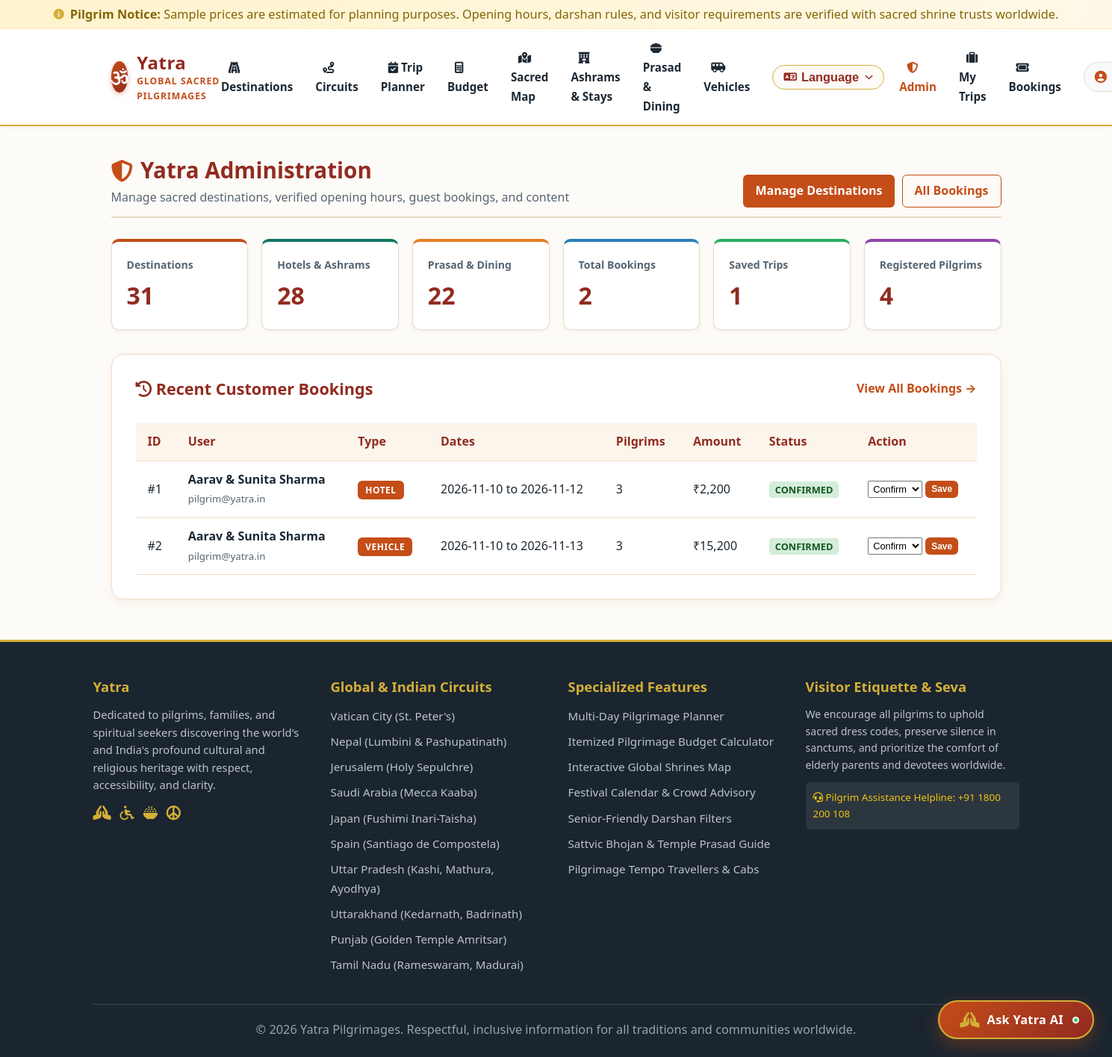
Page /admin/ (signed in) on the committed database.
### tables this page shows
CREATE TABLE bookings (
    id INTEGER PRIMARY KEY AUTOINCREMENT,
    user_id INTEGER NOT NULL,
    booking_type TEXT NOT NULL CHECK(booking_type IN ('hotel', 'vehicle', 'puja_darshan_assistance')),
    reference_id INTEGER NOT NULL,
    booking_date TIMESTAMP DEFAULT CURRENT_TIMESTAMP,
    start_date TEXT NOT NULL,
    end_date TEXT NOT NULL,
    guests_count INTEGER DEFAULT 1,
    total_amount REAL NOT NULL, -- Sample estimated price
    status TEXT DEFAULT 'confirmed' CHECK(status IN ('confirmed', 'pending', 'cancelled')),
    special_requests TEXT,
    created_at TIMESTAMP DEFAULT CURRENT_TIMESTAMP,
    FOREIGN KEY (user_id) REFERENCES users (id) ON DELETE CASCADE
);

CREATE TABLE users (
    id INTEGER PRIMARY KEY AUTOINCREMENT,
    username TEXT UNIQUE NOT NULL,
    email TEXT UNIQUE NOT NULL,
    password_hash TEXT NOT NULL,
    full_name TEXT NOT NULL,
    phone TEXT,
    role TEXT DEFAULT 'user' CHECK(role IN ('user', 'admin')),
    created_at TIMESTAMP DEFAULT CURRENT_TIMESTAMP
);

### routes/admin.py (the view)
@admin_bp.route('/')
@admin_required
def dashboard():
    db = get_db()
    total_destinations = db.execute("SELECT COUNT(*) FROM destinations").fetchone()[0]
    total_hotels = db.execute("SELECT COUNT(*) FROM hotels").fetchone()[0]
    total_restaurants = db.execute("SELECT COUNT(*) FROM restaurants").fetchone()[0]
    total_bookings = db.execute("SELECT COUNT(*) FROM bookings").fetchone()[0]
    total_users = db.execute("SELECT COUNT(*) FROM users").fetchone()[0]
    total_trips = db.execute("SELECT COUNT(*) FROM trips").fetchone()[0]
    recent_bookings = db.execute(
        """
        SELECT b.*, u.full_name as user_name, u.email as user_email
        FROM bookings b
        JOIN users u ON b.user_id = u.id
        ORDER BY b.created_at DESC
        LIMIT 8
        """
    ).fetchall()
    return render_template(
        'admin/dashboard.html',
        stats={
            'destinations': total_destinations,
            'hotels': total_hotels,
            'restaurants': total_restaurants,
            'bookings': total_bookings,
            'users': total_users,
            'trips': total_trips
        },
        recent_bookings=[dict(r) for r in recent_bookings]
    )

### db.py (called while the page is built)
def get_db():
    if 'db' not in g:
        db_path = current_app.config.get('DATABASE_PATH', Config.DATABASE_PATH)
        g.db = sqlite3.connect(db_path)
        g.db.row_factory = sqlite3.Row
        g.db.execute("PRAGMA foreign_keys = ON;")
    return g.db

### routes/auth.py (called while the page is built)
def admin_required(view):
    @wraps(view)
    def wrapped_view(**kwargs):
        if 'user_id' not in session or session.get('role') != 'admin':
            flash("Access restricted to administrators.", "warning")
            return redirect(url_for('destinations.index'))
        return view(**kwargs)
    return wrapped_view

### templates/admin/dashboard.html (shortened to what this page needs)
{% extends 'base.html' %}
{% block content %}
<div class="section-header">
    <div>
        <h2><i class="fa-solid fa-shield-halved" style="color: var(--primary-color);"></i> Yatra Administration</h2>
        <p>Manage sacred destinations, verified opening hours, guest bookings, and content</p>
    </div>
    <div style="display: flex; gap: 10px;">
        <a href="{{ url_for('admin.manage_destinations') }}" class="btn-primary">Manage Destinations</a>
        <a href="{{ url_for('admin.manage_bookings') }}" class="btn-outline">All Bookings</a>
    </div>
</div>
<div style="display: grid; grid-template-columns: repeat(auto-fit, minmax(180px, 1fr)); gap: 18px; margin-bottom: 32px;">
    <div style="background: #ffffff; border: 1px solid var(--border-color); border-radius: var(--radius-md); padding: 20px; box-shadow: var(--shadow-sm); border-top: 4px solid var(--primary-color);">
        <div style="font-size: 0.88rem; color: var(--text-muted); font-weight: 600;">Destinations</div>
        <div style="font-size: 2rem; font-weight: 800; color: var(--secondary-color); margin-top: 4px;">{{ stats.destinations }}</div>
    </div>
    <div style="background: #ffffff; border: 1px solid var(--border-color); border-radius: var(--radius-md); padding: 20px; box-shadow: var(--shadow-sm); border-top: 4px solid var(--accent-teal);">
        <div style="font-size: 0.88rem; color: var(--text-muted); font-weight: 600;">Hotels & Ashrams</div>
        <div style="font-size: 2rem; font-weight: 800; color: var(--secondary-color); margin-top: 4px;">{{ stats.hotels }}</div>
    </div>
    <div style="background: #ffffff; border: 1px solid var(--border-color); border-radius: var(--radius-md); padding: 20px; box-shadow: var(--shadow-sm); border-top: 4px solid #e67e22;">
        <div style="font-size: 0.88rem; color: var(--text-muted); font-weight: 600;">Prasad & Dining</div>
        <div style="font-size: 2rem; font-weight: 800; color: var(--secondary-color); margin-top: 4px;">{{ stats.restaurants }}</div>
    </div>
    <div style="background: #ffffff; border: 1px solid var(--border-color); border-radius: var(--radius-md); padding: 20px; box-shadow: var(--shadow-sm); border-top: 4px solid #2980b9;">
        <div style="font-size: 0.88rem; color: var(--text-muted); font-weight: 600;">Total Bookings</div>
        <div style="font-size: 2rem; font-weight: 800; color: var(--secondary-color); margin-top: 4px;">{{ stats.bookings }}</div>
    </div>
    <div style="background: #ffffff; border: 1px solid var(--border-color); border-radius: var(--radius-md); padding: 20px; box-shadow: var(--shadow-sm); border-top: 4px solid #27ae60;">
        <div style="font-size: 0.88rem; color: var(--text-muted); font-weight: 600;">Saved Trips</div>
        <div style="font-size: 2rem; font-weight: 800; color: var(--secondary-color); margin-top: 4px;">{{ stats.trips }}</div>
    </div>
    <div style="background: #ffffff; border: 1px solid var(--border-color); border-radius: var(--radius-md); padding: 20px; box-shadow: var(--shadow-sm); border-top: 4px solid #8e44ad;">
        <div style="font-size: 0.88rem; color: var(--text-muted); font-weight: 600;">Registered Pilgrims</div>
        <div style="font-size: 2rem; font-weight: 800; color: var(--secondary-color); margin-top: 4px;">{{ stats.users }}</div>
    </div>
</div>
<div class="planner-card">
    <div style="display: flex; justify-content: space-between; align-items: center; margin-bottom: 16px;">
        <h3 style="font-size: 1.35rem; color: var(--secondary-color); margin: 0;">
            <i class="fa-solid fa-clock-rotate-left"></i> Recent Customer Bookings
        </h3>
        <a href="{{ url_for('admin.manage_bookings') }}" class="view-all-link">View All Bookings &rarr;</a>
    </div>
    {% if recent_bookings %}
        <div style="overflow-x: auto;">
            <table class="budget-table">
                <thead>
                    <tr>
                        <th>ID</th>
                        <th>User</th>
                        <th>Type</th>
                        <th>Dates</th>
                        <th>Pilgrims</th>
                        <th>Amount</th>
                        <th>Status</th>
                        <th>Action</th>
                    </tr>
                </thead>
                <tbody>
                    {% for b in recent_bookings %}
                        <tr>
                            <td>#{{ b.id }}</td>
                            <td>
                                <strong>{{ b.user_name }}</strong><br>
                                <small style="color: var(--text-muted);">{{ b.user_email }}</small>
                            </td>
                            <td><span class="badge-tag" style="position: static; font-size: 0.75rem;">{{ b.booking_type|upper }}</span></td>
                            <td>{{ b.start_date }} to {{ b.end_date }}</td>
                            <td>{{ b.guests_count }}</td>
                            <td>₹{{ "{:,.0f}".format(b.total_amount) }}</td>
                            <td>
                                <span style="font-size: 0.8rem; font-weight: 700; padding: 2px 8px; border-radius: 4px; background: {% if b.status == 'confirmed' %}#d4edda; color: #155724;{% else %}#f8d7da; color: #721c24;{% endif %}">
                                    {{ b.status|upper }}
                                </span>
                            </td>
                            <td>
                                <form action="{{ url_for('admin.update_booking_status', booking_id=b.id) }}" method="POST" style="display: flex; gap: 4px;">
                                    <select name="status" style="font-size: 0.8rem; padding: 2px;">
                                        <option value="confirmed" {% if b.status == 'confirmed' %}selected{% endif %}>Confirm</option>
                                    </select>
                                    <button type="submit" class="btn-primary" style="padding: 2px 8px; font-size: 0.75rem;">Save</button>
                                </form>
                            </td>
                        </tr>
                    {% endfor %}
                </tbody>
            </table>
        </div>
    {% else %}
        <p style="color: var(--text-muted);">No bookings made yet.</p>
    {% endif %}
</div>
{% endblock %}

### static/css/style.css (style rules this page uses)
:root { --primary-color: #c44d18; --primary-hover: #a33c10; --secondary-color: #922b21; --accent-gold: #d4af37; --accent-gold-light: #fef9e7; --accent-teal: #117864; --bg-parchment: #fdfbf7; --bg-card: #ffffff; --text-primary: #1c2833; --text-muted: #566573; --border-color: #eadbc8; --shadow-sm: 0 2px 4px rgba(0, 0, 0, 0.05); --shadow-md: 0 4px 12px rgba(196, 77, 24, 0.08); --shadow-lg: 0 8px 24px rgba(0, 0, 0, 0.12); --radius-sm: 6px; --radius-md: 10px; --radius-lg: 16px; --font-family: 'Segoe UI', -apple-system, BlinkMacSystemFont, Roboto, sans-serif; }
* { box-sizing: border-box; margin: 0; padding: 0; }
body { font-family: var(--font-family); background-color: var(--bg-parchment); color: var(--text-primary); line-height: 1.6; font-size: 16px; min-height: 100vh; display: flex; flex-direction: column; }
p, li, span, input, select, textarea, button { font-size: 1.02rem; }
h1, h2, h3, h4, h5 { color: var(--secondary-color); font-weight: 700; line-height: 1.3; }
a { color: var(--primary-color); text-decoration: none; transition: color 0.2s ease; }
.section-header { margin-bottom: 28px; display: flex; justify-content: space-between; align-items: flex-end; border-bottom: 2px solid var(--border-color); padding-bottom: 12px; }
.section-header h2 { font-size: 1.85rem; display: flex; align-items: center; gap: 10px; }
.section-header p { color: var(--text-muted); font-size: 1rem; margin-top: 4px; }
.view-all-link { font-weight: 700; display: flex; align-items: center; gap: 6px; color: var(--primary-color); }
.badge-tag { position: absolute; top: 12px; left: 12px; background-color: var(--primary-color); color: #ffffff; padding: 4px 10px; border-radius: var(--radius-sm); font-size: 0.78rem; font-weight: 700; text-transform: uppercase; letter-spacing: 0.5px; }
.btn-primary { background-color: var(--primary-color); color: #ffffff; padding: 8px 16px; border-radius: var(--radius-sm); font-weight: 600; border: none; cursor: pointer; display: inline-flex; align-items: center; gap: 6px; transition: background 0.2s; }
.btn-outline { background-color: transparent; color: var(--primary-color); border: 1px solid var(--primary-color); padding: 8px 16px; border-radius: var(--radius-sm); font-weight: 600; cursor: pointer; display: inline-flex; align-items: center; gap: 6px; transition: all 0.2s; }
.planner-card { background-color: #ffffff; border-radius: var(--radius-lg); border: 1px solid var(--border-color); padding: 32px; box-shadow: var(--shadow-md); margin-bottom: 30px; }
.budget-table { width: 100%; border-collapse: collapse; margin-top: 16px; }
.budget-table th, .budget-table td { padding: 12px 16px; border-bottom: 1px solid #eedbc5; text-align: left; }
.budget-table th { background-color: #fbf5eb; color: var(--secondary-color); font-weight: 700; }
body { top: 0px !important; }

### rows in the picture
bookings: id "1", user_name "Aarav & Sunita Sharma", user_email "pilgrim@yatra.in", booking_type "HOTEL", start_date "2026-11-10", end_date "2026-11-12", guests_count "3", total_amount "2,200", status "CONFIRMED", status "Confirm"
bookings: id "2", user_name "Aarav & Sunita Sharma", user_email "pilgrim@yatra.in", booking_type "VEHICLE", start_date "2026-11-10", end_date "2026-11-13", guests_count "3", total_amount "15,200", status "CONFIRMED", status "Confirm"

### other values in the picture
{{ stats.destinations }} "31"
{{ stats.hotels }} "28"
{{ stats.restaurants }} "22"
{{ stats.bookings }} "2"
{{ stats.trips }} "1"
{{ stats.users }} "4"
